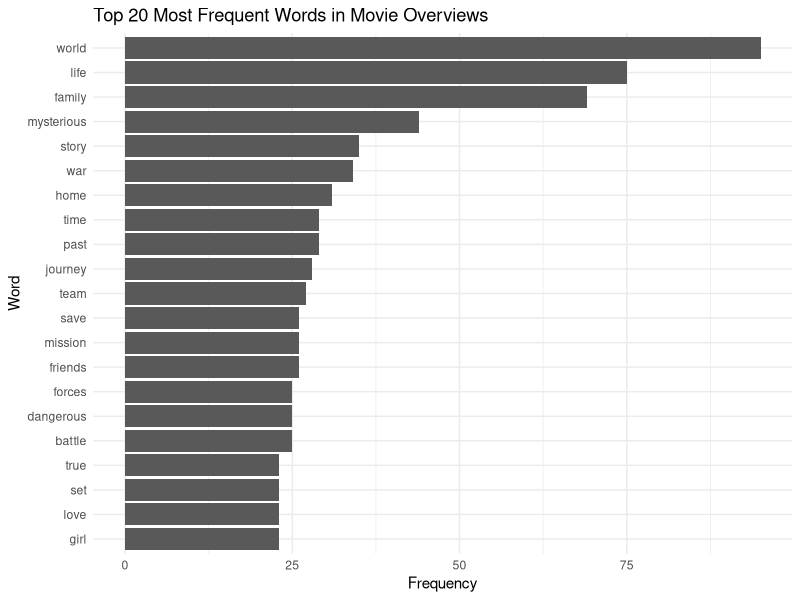
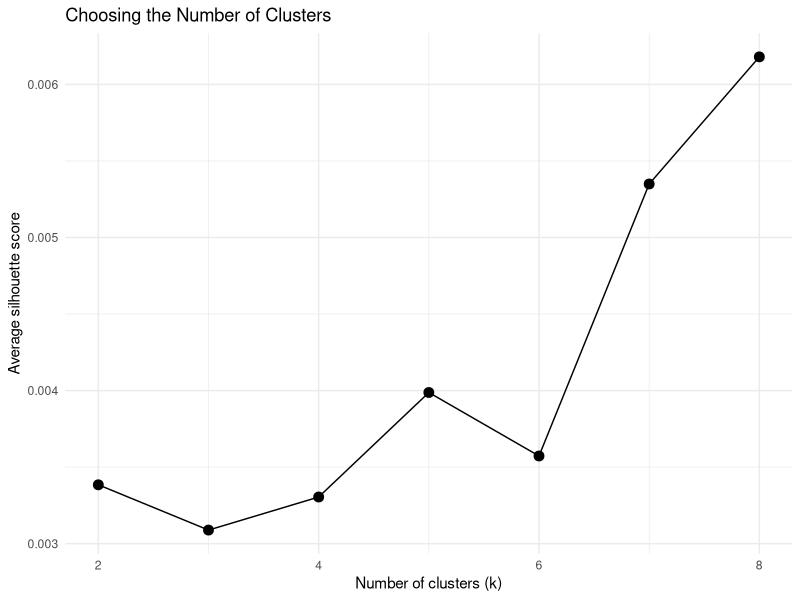
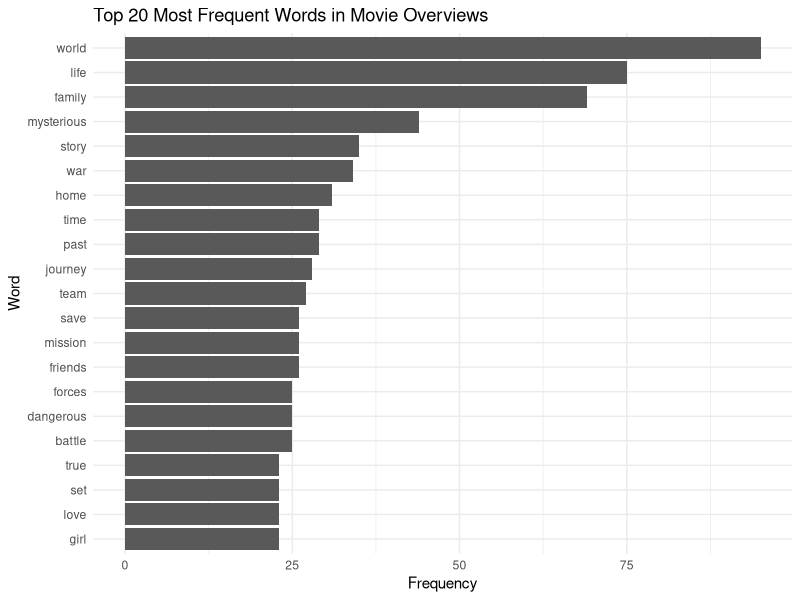
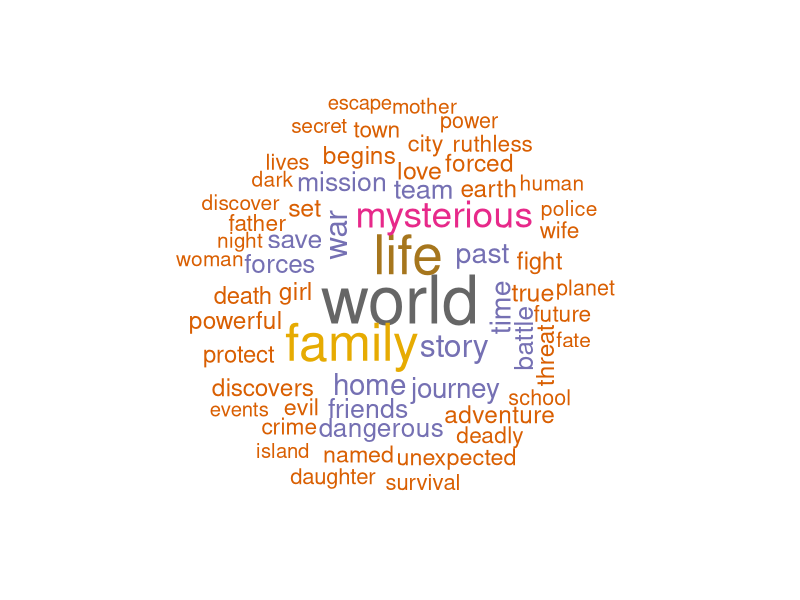
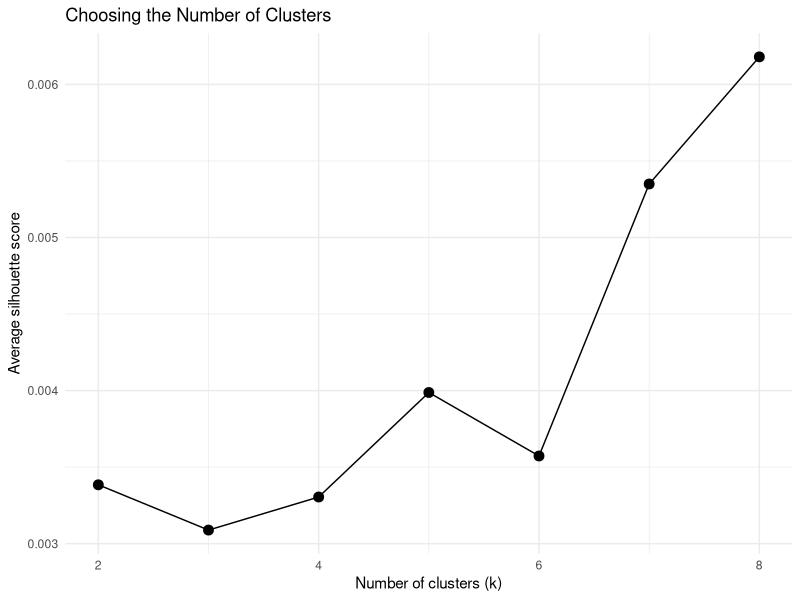

The R source for these figures, in order: (Note: this script raises an error after producing the figures.)
library(tidyverse)
library(tidytext)
library(wordcloud)
library(RColorBrewer)
library(cluster)

# 1. Load and clean movie data

movies <- read_csv("movies_raw.csv", show_col_types = FALSE)

# Remove duplicate movie IDs and empty movie overviews.
movies <- movies |>
  distinct(id, .keep_all = TRUE) |>
  filter(!is.na(overview), str_trim(overview) != "")

cat("Number of movies after cleaning:", nrow(movies), "\n")

# 2. Text cleaning and tokenisation

movie_words <- movies |>
  select(id, title, overview) |>
  mutate(
    overview = str_to_lower(overview),
    overview = str_replace_all(overview, "[^a-zA-Z ]", " "),
    overview = str_squish(overview)
  ) |>
  unnest_tokens(word, overview) |>
  filter(str_length(word) > 2) |>
  anti_join(stop_words, by = "word")

# Remove a small number of very common generic words that do not help
# distinguish movie content.
generic_words <- c("movie", "film")

movie_words <- movie_words |>
  filter(!word %in% generic_words)

# 3. Most frequent words

word_frequency <- movie_words |>
  count(word, sort = TRUE)

print(head(word_frequency, 20))

# Save frequency table
write_csv(word_frequency, "word_frequency.csv")

# 4. Text visualisation 1 - Most frequent words

top_words <- word_frequency |>
  slice_max(n, n = 20) |>
  mutate(word = fct_reorder(word, n))

ggplot(top_words, aes(x = n, y = word)) +
  geom_col() +
  labs(
    title = "Top 20 Most Frequent Words in Movie Overviews",
    x = "Frequency",
    y = "Word"
  ) +
  theme_minimal()

# Save plot
ggsave(
  "text_top_words.png",
  width = 8,
  height = 6,
  dpi = 300
)

# 5. Text visualisation 2 - Word cloud

set.seed(42)

png("text_wordcloud.png", width = 1000, height = 800)
wordcloud(
  words = word_frequency$word[1:60],
  freq = word_frequency$n[1:60],
  min.freq = 1,
  max.words = 60,
  random.order = FALSE,
  scale = c(4, 0.7),
  colors = brewer.pal(8, "Dark2")
)
dev.off()

# 6. Create TF-IDF representation for clustering

# TF-IDF gives more weight to words that are important in a movie overview
# but less common across the whole dataset.

tfidf_data <- movie_words |>
  count(id, word) |>
  bind_tf_idf(word, id, n)

# Remove extremely rare words. This reduces noise in the clustering.
tfidf_data <- tfidf_data |>
  group_by(word) |>
  filter(n() >= 3) |>
  ungroup()

# Create movie x word matrix.
tfidf_wide <- tfidf_data |>
  select(id, word, tf_idf) |>
  pivot_wider(
    names_from = word,
    values_from = tf_idf,
    values_fill = 0
  )

tfidf_matrix <- tfidf_wide |>
  select(-id) |>
  as.matrix()

# 7. Cosine distance

# Movie overviews are represented by TF-IDF vectors.
# Cosine distance is suitable because it compares the direction of
# the text vectors, rather than mainly their length.

row_norms <- sqrt(rowSums(tfidf_matrix^2))
row_norms[row_norms == 0] <- 1

normalised_matrix <- tfidf_matrix / row_norms

cosine_similarity <- normalised_matrix %*% t(normalised_matrix)
cosine_distance <- as.dist(1 - cosine_similarity)

# 8. Choose the number of clusters using silhouette score

k_values <- 2:8
silhouette_scores <- numeric(length(k_values))

for (i in seq_along(k_values)) {
  k <- k_values[i]
  model <- pam(cosine_distance, k = k, diss = TRUE)
  silhouette_scores[i] <- model$silinfo$avg.width
}

k_results <- tibble(
  k = k_values,
  silhouette_score = silhouette_scores
)

print(k_results)
write_csv(k_results, "cluster_k_results.csv")

best_k <- k_results |>
  slice_max(silhouette_score, n = 1, with_ties = FALSE) |>
  pull(k)

cat("Selected number of clusters:", best_k, "\n")

# Visualise silhouette scores

ggplot(k_results, aes(x = k, y = silhouette_score)) +
  geom_line() +
  geom_point(size = 3) +
  labs(
    title = "Choosing the Number of Clusters",
    x = "Number of clusters (k)",
    y = "Average silhouette score"
  ) +
  theme_minimal()

ggsave(
  "cluster_silhouette.png",
  width = 8,
  height = 6,
  dpi = 300
)

# 9. Final clustering 

final_model <- pam(cosine_distance, k = best_k, diss = TRUE)

cluster_results <- movies |>
  select(id, title) |>
  mutate(cluster = final_model$clustering)

write_csv(cluster_results, "movie_clusters.csv")

# 10. 2D visualisation using classical MDS

mds <- cmdscale(cosine_distance, k = 2, eig = TRUE)

cluster_plot_data <- cluster_results |>
  mutate(
    MDS1 = mds$points[, 1],
    MDS2 = mds$points[, 2],
    cluster = factor(cluster)
  )

ggplot(cluster_plot_data, aes(x = MDS1, y = MDS2, colour = cluster)) +
  geom_point(alpha = 0.7, size = 2) +
  labs(
    title = paste("Movie Clusters Based on Overview Text (k =", best_k, ")"),
    x = "MDS Dimension 1",
    y = "MDS Dimension 2",
    colour = "Cluster"
  ) +
  theme_minimal()

ggsave(
  "movie_clusters_mds.png",
  width = 8,
  height = 6,
  dpi = 300
)

# 11. Find important words in each cluster

cluster_lookup <- tibble(
  id = tfidf_wide$id,
  cluster = final_model$clustering
)

cluster_terms <- tfidf_data |>
  left_join(cluster_lookup, by = "id") |>
  group_by(cluster, word) |>
  summarise(mean_tfidf = mean(tf_idf), .groups = "drop") |>
  group_by(cluster) |>
  slice_max(mean_tfidf, n = 15, with_ties = FALSE) |>
  arrange(cluster, desc(mean_tfidf))

print(cluster_terms)
write_csv(cluster_terms, "cluster_top_words.csv")

# 12. Cluster sizes

cluster_sizes <- cluster_results |>
  count(cluster, name = "movie_count") |>
  arrange(cluster)

print(cluster_sizes)
write_csv(cluster_sizes, "cluster_sizes.csv")

# End

cat("\nText analysis and clustering completed.\n")
